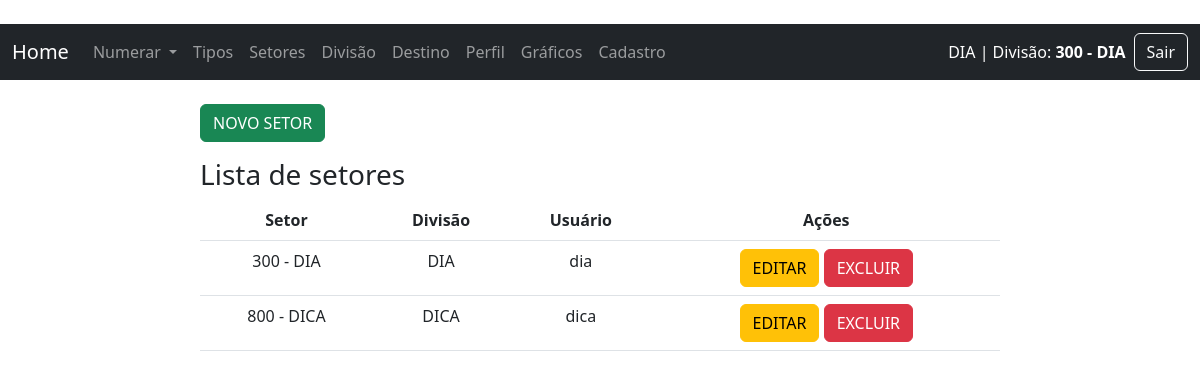
Screenshot of /lista_setor/ (signed in) with the database file from the repository.
### sn/models.py (models this page shows, shortened)
class Setor(models.Model):
    fk_divisao = models.ForeignKey(Divisao, on_delete=models.PROTECT, related_name='setores', verbose_name="Divisão", null=True, blank=True)
    fk_user = models.ForeignKey(User, on_delete=models.PROTECT, verbose_name="Usuário/Setor", null=True, blank=True)
    setor = models.CharField(max_length=30, verbose_name="Setor")
    create_at = models.DateTimeField(auto_now_add=True)
    class Meta:
        verbose_name = 'Setor'
        verbose_name_plural = 'Setores'
        ordering = ['setor']

class Divisao(models.Model):
    fk_om = models.ForeignKey(Om, on_delete=models.PROTECT, related_name='divisoes', verbose_name="OM", null=True, blank=True)
    divisao = models.CharField(max_length=30, verbose_name="Divisão")
    create_at = models.DateTimeField(auto_now_add=True)
    def __str__(self):
        return self.divisao
    class Meta:
        verbose_name = 'Divisão'
        verbose_name_plural = 'Divisões'
        ordering = ['divisao']

### sn/views/views_setor.py (the view)
# urls.py: path('lista_setor/', lista_setor, name="lista_setor"),
@login_required
def lista_setor(request):
    dataset = Setor.objects.all()
    context = {"dataset": dataset}
    context.update(gera_menu())  # Mescla o contexto existente com o menu
    return render(request, "sn/setor/lista_setor.html", context)

### sn/context_processors.py (called while the page is built)
def divisao_do_usuario(request):
    if request.user.is_authenticated:
        try:
            divisao = Divisao.objects.get(divisao=request.user.last_name)
            setor = Setor.objects.filter(fk_divisao=divisao).first()
            return {
                'divisao_nome': divisao.divisao,
                'setor_nome': setor.setor if setor else '---'
            }
        except Divisao.DoesNotExist:
            return {'divisao_nome': '---', 'setor_nome': '---'}
    return {}

### sn/views/views_home.py (called while the page is built)
def gera_menu():
    data_tipo = Tipo.objects.all()
    context = ({"data_tipo": data_tipo})  # Mescla o contexto existente com o novo contexto
    return context

### templates/sn/setor/lista_setor.html (shortened to what this page needs)
{% extends 'base.html' %}
{% block content %}
{% load permission_tags %}
    <div class="col-8 m-auto pt-4 pb-2">
        {% if user.is_staff %}
        <a href="{% url 'novo_setor' %}" class="btn btn-success">NOVO SETOR</a>
        {% endif %}
        <h3>Lista de setores</h3>
        <table class="table">
            <thead class="thead-dark">
              <tr>
                <th style="text-align: center">Setor</th>
                <th style="text-align: center">Divisão</th>
                <th style="text-align: center">Usuário</th>
                {% if user.is_staff %}
                <th style="text-align: center">Ações</th>
                {% endif %}
                </tr>
                </thead>
                <tbody>
    {% for data in dataset %}
    <tr>
        <td style="text-align: center">{{ data.setor }}</td>
        <td style="text-align: center">{{ data.fk_divisao }}</td>
        <td style="text-align: center">{{ data.fk_user }}</td>
        {% if user.is_staff %}
        <td style="text-align: center">
            <a href="/editar_setor/{{ data.id }}/" class="btn btn-warning">EDITAR</a>
            <a href="/delete_setor/{{ data.id }}/" class="btn btn-danger">EXCLUIR</a>
        </td>
        {% endif %}
    </tr>
    {% endfor %}
</tbody>
</table>
</div>
{% endblock %}

### templates/base.html (shortened to what this page needs)
{% load permission_tags %}
{% load static %}
{% load extras %}
<!DOCTYPE html>
<html lang="pt-br">
<head>
    <link rel="stylesheet" href="{% static '/css/bootstrap.min.css' %}">
    <link rel="stylesheet" href="{% static '/css/font-awesome.min.css' %}">
</head>
<body style="background-color:white;">
<br />
{% block menu %}
<nav class="navbar navbar-expand-lg navbar-dark bg-dark">
  <div class="container-fluid">
    <a class="navbar-brand" href="{% url 'home' %}">Home</a>
    <div class="collapse navbar-collapse" id="navbarSupportedContent">
      <ul class="navbar-nav me-auto mb-2 mb-lg-0">
        {% if user.is_authenticated %}
        <li class="nav-item dropdown">
          <a class="nav-link dropdown-toggle" href="#" id="navbarDropdown" role="button" data-bs-toggle="dropdown" aria-expanded="false">
            Numerar
          </a>
        </li>
        <li class="nav-item">
          <a class="nav-link" href="{% url 'lista_tipo' %}">Tipos</a>
        </li>
        <li class="nav-item">
          <a class="nav-link" href="{% url 'lista_setor' %}">Setores</a>
        </li>
        <li class="nav-item">
          <a class="nav-link" href="{% url 'lista_divisao' %}">Divisão</a>
        </li>
        <li class="nav-item">
          <a class="nav-link" href="{% url 'lista_destino' %}">Destino</a>
        </li>
        <li class="nav-item">
          <a class="nav-link" href="{% url 'perfil_usuario' %}">Perfil</a>
        </li>
        {% if request.user|has_role:"sin" %}
        <li class="nav-item">
          <a class="nav-link" href="#">Gráficos</a>
        </li>
        <li class="nav-item">
          <a class="nav-link" href="{% url 'cadastro' %}">Cadastro</a>
        </li>
        {% endif %}
        {% endif %}
      </ul>
      <form class="d-flex align-items-center gap-2">
  {% if user.is_authenticated %}
    <span class="text-white">
      {{ user.first_name }} {{ user.last_name }} | Divisão: <strong>{{ setor_nome }}</strong>
    </span>
    <a href="{% url 'logout' %}" class="btn btn-outline-light">Sair</a>
  {% else %}
    <a href="{% url 'login' %}" class="btn btn-outline-light">Login</a>
  {% endif %}
</form>
    </div>
  </div>
</nav>
  {% endblock %}
	{% block content %}{% endblock %}
</body>
</html>

### rows the page displays
Setor: setor "300 - DIA", fk_divisao "DIA", fk_user "dia"
Setor: setor "800 - DICA", fk_divisao "DICA", fk_user "dica"

### other values shown
{{ user.last_name }} "DIA"
